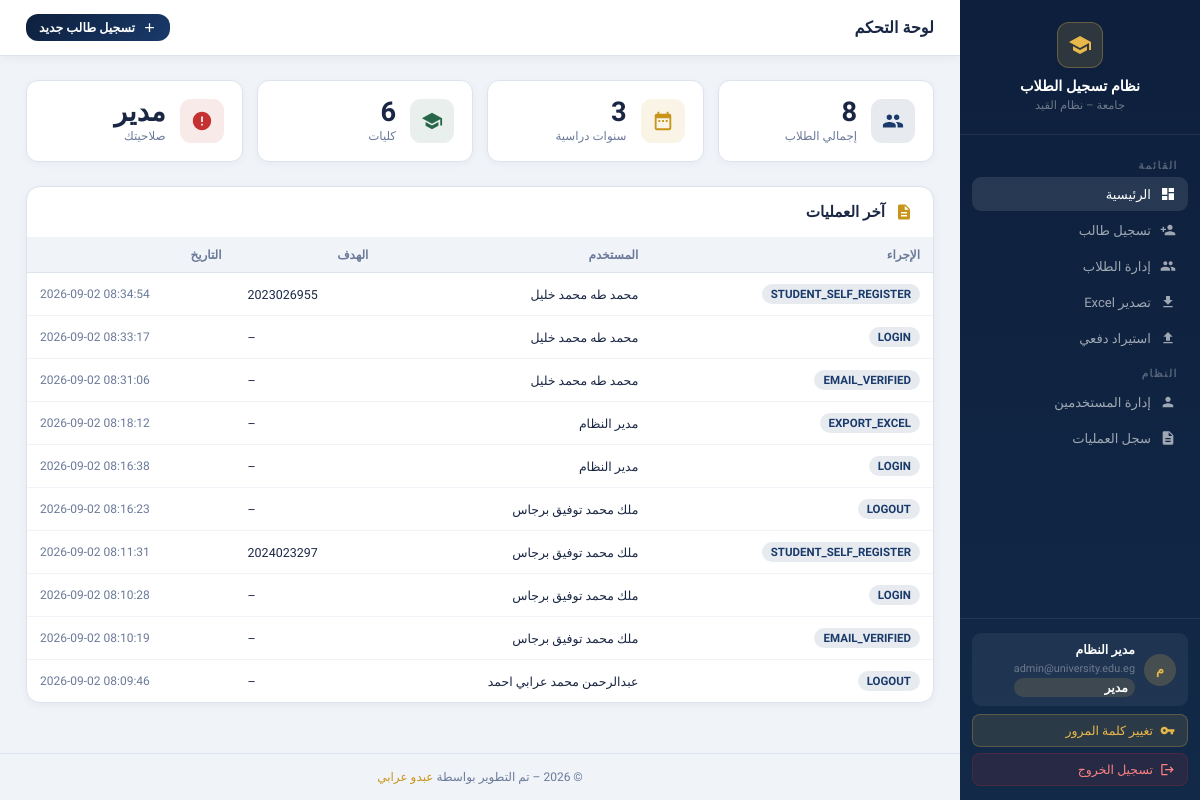
Page / (signed in) on the earlier database version.
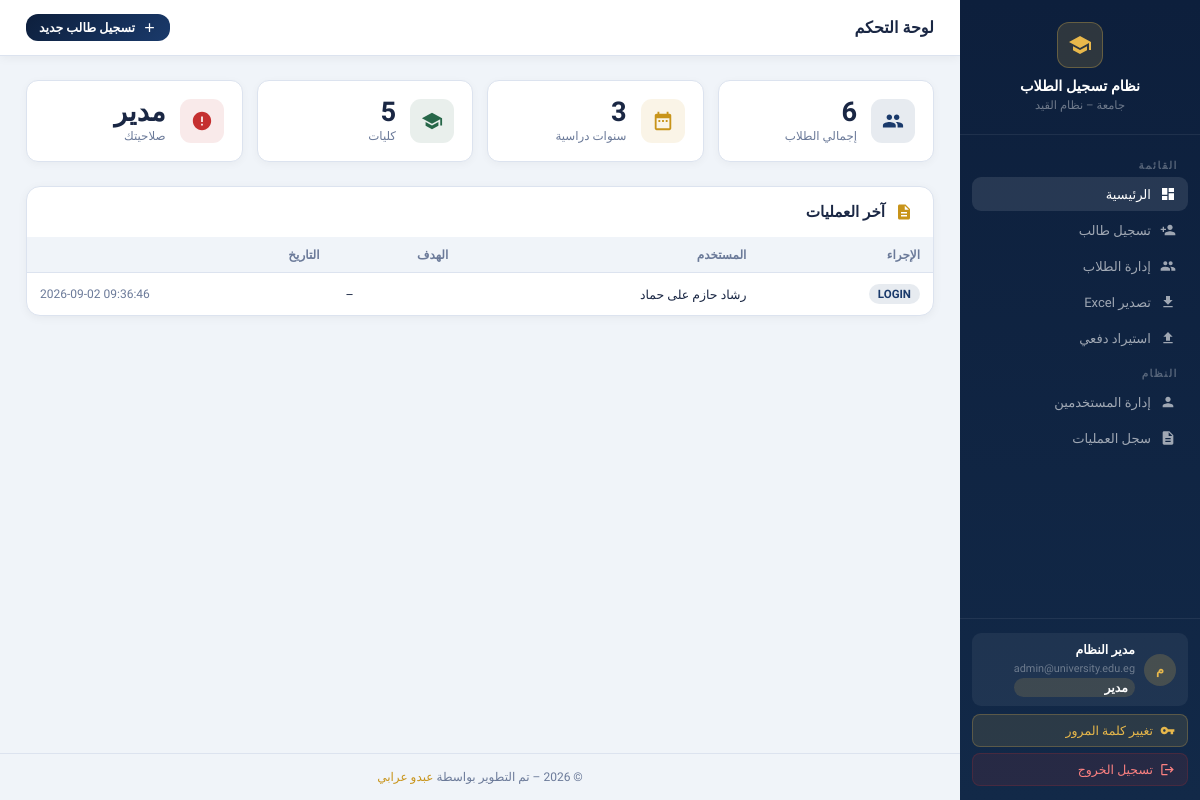
Same page on the later database version.
### tables this page shows
CREATE TABLE users (
    id            INTEGER PRIMARY KEY AUTOINCREMENT,
    email         TEXT    NOT NULL UNIQUE,
    password_hash TEXT    NOT NULL,
    full_name     TEXT    NOT NULL,
    role          TEXT    NOT NULL DEFAULT 'staff',
    college       TEXT,
    student_id    TEXT    UNIQUE,
    is_active     INTEGER NOT NULL DEFAULT 1,
    email_verified INTEGER NOT NULL DEFAULT 0,
    verify_token  TEXT,
    reset_token   TEXT,
    reset_expires TEXT,
    created_at    DATETIME DEFAULT CURRENT_TIMESTAMP
);

CREATE TABLE audit_log (
    id         INTEGER PRIMARY KEY AUTOINCREMENT,
    user_id    INTEGER REFERENCES users(id),
    action     TEXT    NOT NULL,
    target     TEXT,
    detail     TEXT,
    ip         TEXT,
    created_at DATETIME DEFAULT CURRENT_TIMESTAMP
);

### app.py (the view, shortened to what this page needs)
@app.route("/")
@login_required
def dashboard():
    db  = get_db(); cur = db.cursor()
    cur.execute("SELECT COUNT(*) AS c FROM students")
    total = (_row_to_dict(cur.fetchone()) or {}).get("c", 0)
    cur.execute("SELECT COUNT(DISTINCT year) AS c FROM students")
    years = (_row_to_dict(cur.fetchone()) or {}).get("c", 0)
    cur.execute("SELECT COUNT(DISTINCT college) AS c FROM students")
    colleges_n = (_row_to_dict(cur.fetchone()) or {}).get("c", 0)
    cur.execute("""SELECT a.action, a.target, a.created_at, u.full_name
                   FROM audit_log a LEFT JOIN users u ON a.user_id=u.id
                   ORDER BY a.created_at DESC LIMIT 10""")
    audit = [_row_to_dict(r) for r in cur.fetchall()]
    db.close()
    return render_template("dashboard.html",
        total=total, years=years, colleges_n=colleges_n,
        audit=audit, role=session.get("role"),
        user_name=session.get("user_name"), colleges=COLLEGES,
        all_years=YEAR_RANGE)

### app.py (called while the page is built)
@app.after_request
def add_security_headers(response):
    response.headers["X-Frame-Options"] = "SAMEORIGIN"  # Clickjacking mitigation (V-008)
    response.headers["X-Content-Type-Options"] = "nosniff"  # MIME sniffing prevention (V-024)
    response.headers["Content-Security-Policy"] = (
        "default-src 'self'; "
        "script-src 'self' 'unsafe-inline' https://fonts.googleapis.com; "
        "style-src 'self' 'unsafe-inline' https://fonts.googleapis.com; "
        "img-src 'self' data: https://res.cloudinary.com; "
        "font-src 'self' https://fonts.gstatic.com; "
        "frame-ancestors 'none';"
    )
    response.headers["Strict-Transport-Security"] = "max-age=31536000; includeSubDomains"
    return response

def _row_to_dict(row) -> dict:
    if row is None: return {}
    if is_use_pg(): return dict(row)
    return dict(zip(row.keys(), row))

def login_required(f):
    @wraps(f)
    def inner(*a, **kw):
        if not session.get("user_id"):
            return redirect(url_for("auth_login"))
        return f(*a, **kw)
    return inner

### database.py (called while the page is built)
def is_use_pg() -> bool:
    global USE_PG
    return bool(USE_PG and HAS_PG)

def _connect_sqlite():
    os.makedirs(os.path.dirname(SQLITE_PATH), exist_ok=True)
    conn = sqlite3.connect(SQLITE_PATH, timeout=10.0)
    conn.row_factory = sqlite3.Row
    conn.execute("PRAGMA journal_mode=WAL")
    conn.execute("PRAGMA foreign_keys=ON")
    return conn

def get_db(force_sqlite: bool = False):
    global USE_PG
    if force_sqlite:
        USE_PG = False
        _ensure_sqlite_initialized()
        return _connect_sqlite()
    if USE_PG:
        try:
            conn = psycopg2.connect(
                DB_URL,
                connect_timeout=PG_TIMEOUT,
                cursor_factory=psycopg2.extras.RealDictCursor
            )
            return conn
        except Exception as e:
            print(f"[WARNING] PostgreSQL connection failed: {e}")
            print(f"[INFO] Automatically falling back to local SQLite database: {SQLITE_PATH}")
            USE_PG = False
            _ensure_sqlite_initialized()
            return _connect_sqlite()
    else:
        return _connect_sqlite()

### templates/dashboard.html (shortened to what this page needs)
{% extends "base.html" %}
{% block content %}
<div class="topbar">
  <h1>لوحة التحكم</h1>
  <a href="{{ url_for('register_form') }}" class="btn btn-primary btn-sm">
    <svg style="width:15px;height:15px;fill:currentColor" viewBox="0 0 24 24"><path d="M19 13h-6v6h-2v-6H5v-2h6V5h2v6h6v2z"/></svg>
    تسجيل طالب جديد
  </a>
</div>
<div class="content">
  <div class="stat-grid">
    <div class="stat-card">
      <div class="stat-icon blue"></div>
      <div><div class="stat-val">{{ total }}</div><div class="stat-lbl">إجمالي الطلاب</div></div>
    </div>
    <div class="stat-card">
      <div class="stat-icon gold"><svg viewBox="0 0 24 24"><path d="M9 11H7v2h2v-2zm4 0h-2v2h2v-2zm4 0h-2v2h2v-2zm2-7h-1V2h-2v2H8V2H6v2H5c-1.11 0-2 .9-2 2v14c0 1.1.89 2 2 2h14c1.1 0 2-.9 2-2V6c0-1.1-.9-2-2-2zm0 16H5V9h14v11z"/></svg></div>
      <div><div class="stat-val">{{ years }}</div><div class="stat-lbl">سنوات دراسية</div></div>
    </div>
    <div class="stat-card">
      <div class="stat-icon green"><svg viewBox="0 0 24 24"><path d="M12 3L1 9l11 6 9-4.91V17h2V9L12 3zM5 13.18v4L12 21l7-3.82v-4L12 17l-7-3.82z"/></svg></div>
      <div><div class="stat-val">{{ colleges_n }}</div><div class="stat-lbl">كليات</div></div>
    </div>
    <div class="stat-card">
      <div class="stat-icon red"><svg viewBox="0 0 24 24"><path d="M12 2C6.48 2 2 6.48 2 12s4.48 10 10 10 10-4.48 10-10S17.52 2 12 2zm1 15h-2v-2h2v2zm0-4h-2V7h2v6z"/></svg></div>
      <div><div class="stat-val" id="stat-role">{{ {'superadmin':'مدير','admin':'مسؤول','staff':'موظف'}.get(role,'') }}</div><div class="stat-lbl">صلاحيتك</div></div>
    </div>
  </div>
  {% if role == 'superadmin' %}
  <div class="card">
    <div class="card-header">
      <svg style="width:18px;height:18px;fill:#c8941a" viewBox="0 0 24 24"><path d="M14 2H6c-1.1 0-2 .9-2 2v16c0 1.1.9 2 2 2h12c1.1 0 2-.9 2-2V8l-6-6zm2 16H8v-2h8v2zm0-4H8v-2h8v2zm-3-5V3.5L18.5 9H13z"/></svg>
      <h2>آخر العمليات</h2>
    </div>
    <div class="tbl-wrap">
      <table>
        <thead><tr><th>الإجراء</th><th>المستخدم</th><th>الهدف</th><th>التاريخ</th></tr></thead>
        <tbody>
        {% for a in audit %}
        <tr>
          <td><span class="badge badge-blue">{{ a.action }}</span></td>
          <td style="font-size:.78rem">{{ a.full_name or '–' }}</td>
          <td style="font-size:.78rem;direction:ltr">{{ a.target or '–' }}</td>
          <td style="font-size:.75rem;color:var(--muted);direction:ltr">{{ a.created_at }}</td>
        </tr>
        {% endfor %}
        </tbody>
      </table>
    </div>
  </div>
  {% endif %}
</div>
{% endblock %}

### templates/base.html (shortened to what this page needs)
<!DOCTYPE html>
<html lang="ar" dir="rtl">
<head>
</head>
<body>
{% if session.get('user_id') %}
<aside class="sidebar">
  <div class="sb-brand">
    <div class="logo"><svg viewBox="0 0 24 24"><path d="M12 3L1 9l11 6 9-4.91V17h2V9L12 3zM5 13.18v4L12 21l7-3.82v-4L12 17l-7-3.82z"/></svg></div>
    <h2>نظام تسجيل الطلاب</h2>
    <p>جامعة – نظام القيد</p>
  </div>
  <nav class="sb-nav">
    <div class="sb-section">القائمة</div>
    <a href="{{ url_for('dashboard') }}" class="sb-link {% if request.endpoint=='dashboard' %}active{% endif %}">
      <svg viewBox="0 0 24 24"><path d="M3 13h8V3H3v10zm0 8h8v-6H3v6zm10 0h8V11h-8v10zm0-18v6h8V3h-8z"/></svg> الرئيسية
    </a>
    <a href="{{ url_for('register_form') }}" class="sb-link {% if request.endpoint=='register_form' %}active{% endif %}">
      <svg viewBox="0 0 24 24"><path d="M15 12c2.21 0 4-1.79 4-4s-1.79-4-4-4-4 1.79-4 4 1.79 4 4 4zm-9-2V7H4v3H1v2h3v3h2v-3h3v-2H6zm9 4c-2.67 0-8 1.34-8 4v2h16v-2c0-2.66-5.33-4-8-4z"/></svg> تسجيل طالب
    </a>
    <a href="{{ url_for('admin_panel') }}" class="sb-link {% if request.endpoint=='admin_panel' %}active{% endif %}">
      إدارة الطلاب
    </a>
    {% if session.get('role') in ['superadmin','admin'] %}
    <a href="{{ url_for('admin_export') }}" class="sb-link">
      <svg viewBox="0 0 24 24"><path d="M19 9h-4V3H9v6H5l7 7 7-7zM5 18v2h14v-2H5z"/></svg> تصدير Excel
    </a>
    <a href="{{ url_for('bulk_import') }}" class="sb-link {% if request.endpoint=='bulk_import' %}active{% endif %}">
      <svg viewBox="0 0 24 24"><path d="M9 16h6v-6h4l-7-7-7 7h4zm-4 2h14v2H5z"/></svg> استيراد دفعي
    </a>
    {% endif %}
    {% if session.get('role') == 'superadmin' %}
    <div class="sb-section">النظام</div>
    <a href="{{ url_for('admin_panel') }}#users" class="sb-link">
      <svg viewBox="0 0 24 24"><path d="M12 12c2.21 0 4-1.79 4-4s-1.79-4-4-4-4 1.79-4 4 1.79 4 4 4zm0 2c-2.67 0-8 1.34-8 4v2h16v-2c0-2.66-5.33-4-8-4z"/></svg> إدارة المستخدمين
    </a>
    <a href="{{ url_for('admin_panel') }}#audit" class="sb-link">
      <svg viewBox="0 0 24 24"><path d="M14 2H6c-1.1 0-2 .9-2 2v16c0 1.1.9 2 2 2h12c1.1 0 2-.9 2-2V8l-6-6zm2 16H8v-2h8v2zm0-4H8v-2h8v2zm-3-5V3.5L18.5 9H13z"/></svg> سجل العمليات
    </a>
    {% endif %}
  </nav>
  <div class="sb-footer">
    <div class="sb-user">
      <div class="sb-avatar">{{ session.get('user_name','?')[0] }}</div>
      <div class="sb-user-info">
        <span>{{ session.get('user_name','') }}</span>
        <small>{{ session.get('email','') }}</small>
        <span class="sb-role-badge">{{ {'superadmin':'مدير','admin':'مسؤول','staff':'موظف','student':'طالب'}.get(session.get('role',''),'') }}</span>
      </div>
    </div>
    <button onclick="openChangePwModal()" class="btn-logout" style="background:rgba(232,184,75,.12);color:var(--gold2);border-color:rgba(232,184,75,.25);margin-bottom:6px">
      <svg viewBox="0 0 24 24"><path d="M12.65 10C11.83 7.67 9.61 6 7 6c-3.31 0-6 2.69-6 6s2.69 6 6 6c2.61 0 4.83-1.67 5.65-4H17v4h4v-4h2v-4H12.65zM7 14c-1.1 0-2-.9-2-2s.9-2 2-2 2 .9 2 2-.9 2-2 2z"/></svg> تغيير كلمة المرور
    </button>
    <a href="{{ url_for('auth_logout') }}" class="btn-logout">
      <svg viewBox="0 0 24 24"><path d="M17 7l-1.41 1.41L18.17 11H8v2h10.17l-2.58 2.58L17 17l5-5zM4 5h8V3H4c-1.1 0-2 .9-2 2v14c0 1.1.9 2 2 2h8v-2H4V5z"/></svg> تسجيل الخروج
    </a>
  </div>
</aside>
{% endif %}
<div class="main">
  {% block content %}{% endblock %}
  <footer>© 2026 – تم التطوير بواسطة <a href="https://www.linkedin.com/in/abdelrahman-oraby-92588a2a5" target="_blank">عبدو عرابي</a></footer>
</div>
</body>
</html>

Differences in the rows shown:
no longer on this page (row edited): users: get "مدير النظام", get "admin@university.edu.eg"
removed audit_log: action "STUDENT_SELF_REGISTER", full_name "محمد طه محمد خليل", target "2023026955", created_at "2026-09-02 08:34:54"
removed audit_log: action "LOGIN", full_name "محمد طه محمد خليل", target "–", created_at "2026-09-02 08:33:17"
removed audit_log: action "EMAIL_VERIFIED", full_name "محمد طه محمد خليل", target "–", created_at "2026-09-02 08:31:06"
removed audit_log: action "EXPORT_EXCEL", full_name "مدير النظام", target "–", created_at "2026-09-02 08:18:12"
removed audit_log: action "LOGIN", full_name "مدير النظام", target "–", created_at "2026-09-02 08:16:38"
removed audit_log: action "LOGOUT", full_name "ملك محمد توفيق برجاس", target "–", created_at "2026-09-02 08:16:23"
removed audit_log: action "STUDENT_SELF_REGISTER", full_name "ملك محمد توفيق برجاس", target "2024023297", created_at "2026-09-02 08:11:31"
removed audit_log: action "LOGIN", full_name "ملك محمد توفيق برجاس", target "–", created_at "2026-09-02 08:10:28"
removed audit_log: action "EMAIL_VERIFIED", full_name "ملك محمد توفيق برجاس", target "–", created_at "2026-09-02 08:10:19"
removed audit_log: action "LOGOUT", full_name "عبدالرحمن محمد عرابي احمد", target "–", created_at "2026-09-02 08:09:46"
added audit_log: action "LOGIN", full_name "رشاد حازم على حماد", target "–", created_at "2026-09-02 09:36:46"
Other differences:
{{ session.get('user_name','') }}: (not shown) → "مدير النظام"
{{ session.get('email','') }}: (not shown) → "admin@university.edu.eg"
{{ total }}: "8" → "6"
{{ colleges_n }}: "6" → "5"
